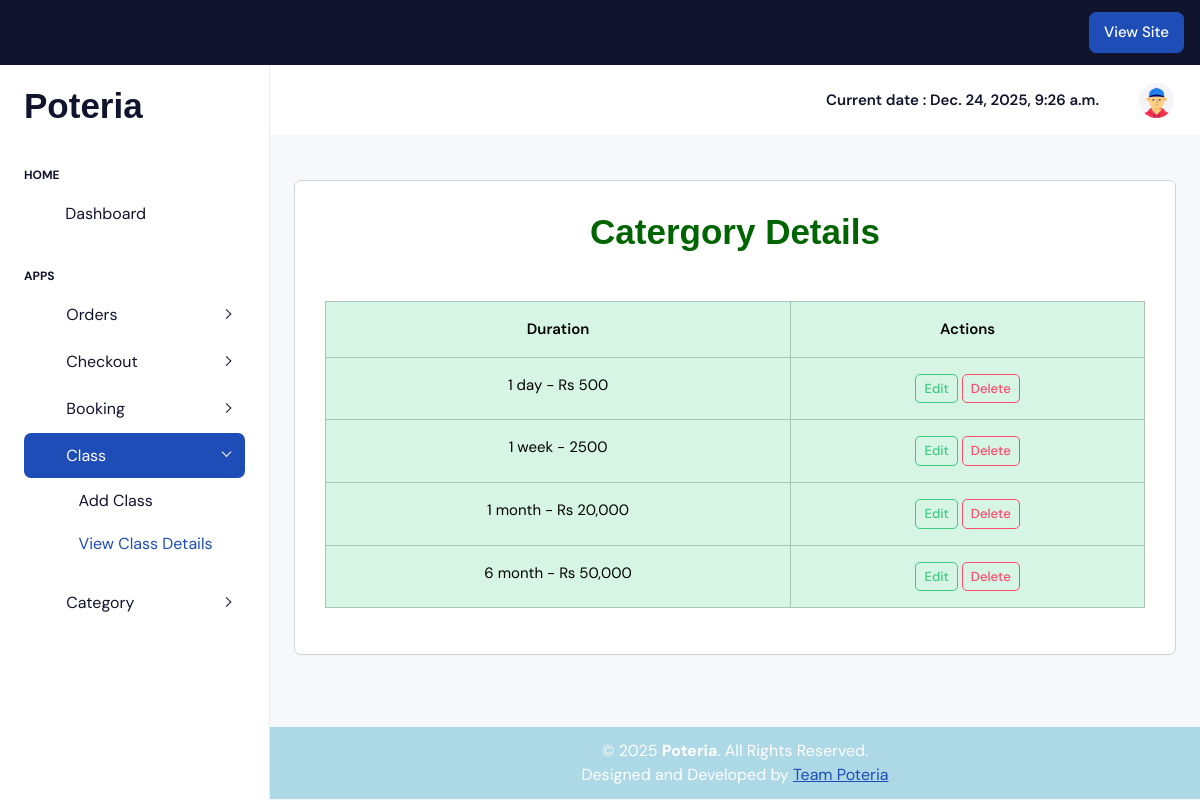
Screenshot of /displaycatergory/ with the database file from the repository.
### Myapp/models.py (models this page shows, shortened)
class catergorydb(models.Model):
    Duration=models.CharField(max_length=30,null=True,blank=True)

### Myapp/views.py (the view)
# urls.py: path('displaycatergory/', views.displaycatergory, name="displaycatergory"),
def displaycatergory(request):
    date = datetime.datetime.now()
    data=catergorydb.objects.all()
    return render(request,"displaycategory.html",{'data':data,'date':date})

### Myapp/templates/displaycategory.html (shortened to what this page needs)
<!DOCTYPE html>
<html lang="en">
{% extends 'index.html' %}
{% load static %}
{% block content %}
<head>
</head>
<body>
<div class="container-fluid" style="margin:0px; padding:0px;">
  <div class="card mb-5 " style="width:auto; margin:auto; border:1px solid lightgrey; height:auto;">
    <div class="card-body">
      <h1 class="text-center mb-5" style="color:darkgreen; font-size:35px; font-weight:bold; font-family:Arial;">
        Catergory Details
      </h1>
 <div class="table-responsive">
      <table class="table table-bordered table-hover table-success">
        <thead class="table-success text-center">
          <tr>
            <th>Duration</th>
            <th>Actions</th>
          </tr>
        </thead>
        <tbody class="text-center">
          {% for i in data %}
          <tr>
            <td>{{i.Duration}}</td>
            <td>
              <a href="{% url 'editcatergory' c_id=i.id %}">
                <button type="button" class="btn btn-outline-success btn-sm">Edit</button>
              </a>
              <a href="{% url 'deletecatergory' c_id=i.id %}">
                <button type="button" class="btn btn-outline-danger btn-sm">Delete</button>
              </a>
            </td>
          </tr>
        {% endfor %}
        </tbody>
      </table>
 </div>
    </div>
  </div>
</div>
</body>
</html>
{% endblock %}

### rows the page displays
catergorydb: Duration "1 day - Rs 500"
catergorydb: Duration "1 week - 2500"
catergorydb: Duration "1 month - Rs 20,000"
catergorydb: Duration "6 month - Rs 50,000"

### other values shown
{{ date }} "Dec. 24, 2025, 9:26 a.m."
